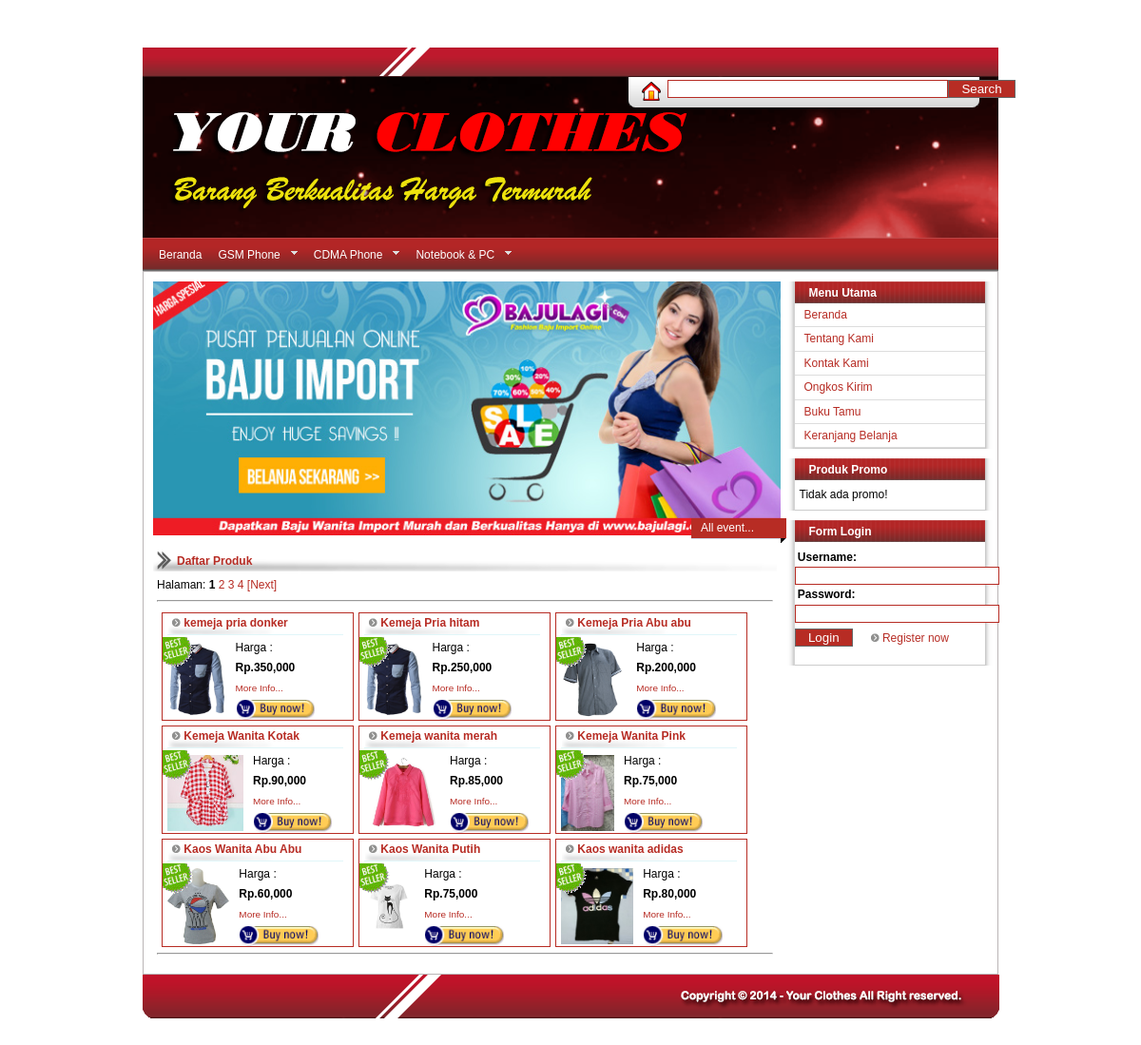
The page / on the database its author committed.
### tables this page shows
CREATE TABLE `menu` (
  `mid` int(11) NOT NULL,
  `mclass` varchar(20) DEFAULT NULL,
  `parent_id` int(11) DEFAULT NULL,
  `mtitel` varchar(64) DEFAULT NULL,
  `murl` varchar(64) DEFAULT NULL,
  `morder` int(11) DEFAULT NULL
);

CREATE TABLE `rotor` (
  `roid` int(11) NOT NULL,
  `roimg` varchar(64) DEFAULT NULL,
  `rotitel` varchar(64) DEFAULT NULL,
  `rokonten` varchar(1000) DEFAULT NULL
);

CREATE TABLE `barang` (
  `bid` int(11) NOT NULL,
  `bnama` varchar(50) NOT NULL,
  `butama` int(11) DEFAULT NULL,
  `bharga` float DEFAULT NULL,
  `bimg` varchar(64) DEFAULT NULL,
  `bcatatan` varchar(1000) DEFAULT NULL,
  `bbes` int(11) DEFAULT NULL,
  `bukuran` varchar(5) DEFAULT NULL,
  `prnama` varchar(64) DEFAULT NULL,
  `parent_id` int(11) DEFAULT NULL
);

### index.php (called while the page is built, shortened)
<?php
	require_once('themes/page.php');
?>

### page/main/main.php (the view, shortened to what this page needs)
<?php
include './././includes/database.php';
?>
<div class="title-content">Daftar Produk</div>
<div id="border">
	<div class='m-content'>
	Halaman: <?php
		$dataPerPage =9;
		if(isset($_REQUEST['pageNum'])){
			$noPage = $_REQUEST['pageNum'];
		}  else {
		   $noPage = 0;
		}
		$query  = mysql_query("SELECT COUNT(bid) as idb FROM barang", $dbconn);
		$data   = mysql_fetch_array($query);
		$jumData = $data['idb'];
		$jumPage = ceil($jumData/$dataPerPage);
		for($page = 1; $page <= $jumPage; $page++) {
         if ((($page >= $_REQUEST['pageNum'] - 2) && ($page <= $_REQUEST['pageNum'] + 2)) || ($page == 1) || ($page == $jumPage)) {
            if ($page == $_REQUEST['pageNum']) echo "<b>".$page."</b> ";
            else echo " <a href='?pageNum=".$page."'>".$page."</a> ";
            $noPage = $page;
         }
		}
		if(isset($_REQUEST['pageNum'])){
			$noPage = $_REQUEST['pageNum'];
		}  else {
		   $noPage = 0;
		   $_REQUEST['pageNum'] = 1;
		}
		$offset =($noPage - 1) * $dataPerPage;
		if ($noPage < $jumPage) echo "<a href='?pageNum=".($_REQUEST['pageNum']+1)."'>[Next]</a>";
    print "<hr>";
    $tsql2 = "SELECT * FROM barang ORDER BY bid DESC LIMIT $dataPerPage OFFSET $offset";
    $stmt2 = mysql_query($tsql2, $dbconn);
	while($row=mysql_fetch_array($stmt2)){
	?>
	    <div id="m-border">
	      <div class="title-mcontent"><img src='./misc/mm.png' alt='mm' width='9'> <?php print $row['bnama'] ?></div>
	      <?php if ($row['bbes']==1){ ?><div class="best"></div> <?php } ?>
	      <table border="0" cellpadding="0" cellspacing="0" class="imgleft">
		  <tr>
			<td rowspan='4'><?php print "<img src=./admin/images/$row[bimg] alt=$row[bnama] height='80'class='m-img'>";?> </td>
			<td>Harga :</td>
		  </tr>
		  <tr><td colspan='2'><h3><?php print "Rp.".number_format($row['bharga']) ?> </h3></td></tr>
		  <tr><td colspan='2'><h5><?php print "<a href='./?n=detail&&bid=$row[bid]'>More Info...</a>" ?> </h5></td></tr>
		  <tr><td colspan='2'><?php print "<a href='./?n=cart_reg&&bid=$row[bid]'><img src=./misc/BuyNow.gif height='22'></a>" ?></td></tr>
	      </table>
	   </div>
	<?php
	}
	?>
	<hr>
	</div>
</div>

### themes/page.php (shortened to what this page needs)
<!DOCTYPE html PUBLIC "-//W3C//DTD XHTML 1.0 Transitional//EN" "http://www.w3.org/TR/xhtml1/DTD/xhtml1-transitional.dtd">
<html xmlns="http://www.w3.org/1999/xhtml">
<head>
    <link rel='stylesheet' href='themes/style.css' type='text/css' />
</head>
<body>
<?php
if (!empty($_GET['n']) && $_GET['n']=='print'){
	require_once('./page/cart/cart_print.php');
} else {
?>
<div id="body-pagecell">
	<div id='body-head'>
		<div class='home'><a href="index.php"><img src='./themes/images/home.png'></a></div>
		<?php include './page/search/search.php'?>
	</div>
	<div id="banner">
	</div>
	<div id="head-menu">
	<?php include './page/menu/h.menu.php'?>
	</div>
	<div id="body-main">
		<div class="main-content">
			<?php if (!empty($page)) { include($page); }?>
		</div>
		<div id="body-right">
			<?php include './page/menu/v.menu.php'?>
			<?php include './page/dropslide/dropslide.php'?>
			<?php include './page/user/user_in.php'?>
		</div>
	</div>
</div>
<div id="body-bottom"></div>
<?php
}
?>
</body>
</html>

### page/search/search.php (shortened to what this page needs)
<div class="search">
	<form method="POST" action="?n=search" >
	<table border='0' cellpadding='0' cellspacing='0' width='260'>
	<tr>
		<td><input type='text' name='search' tabindex='100' size='34' maxlength='32' style="<?php print $mss_bg ?>"></td>
		<td><button name="ssubmit" class="btn">&nbsp;&nbsp;Search&nbsp;&nbsp;</button></td>
	</tr>
	</table>
	</form>
</div>

### page/menu/h.menu.php (shortened to what this page needs)
<?php
function get_menu($data, $parent = 0) {
	static $i = 1;
	$tab = str_repeat("\t\t", $i);
	if (!empty($data[$parent])) {
		$html = "\n$tab<ul>";
		foreach ($data[$parent] as $v) {
			$child = get_menu($data, $v->mid);
			$html .= "\n\t$tab<li>";
			$html .= '<a href="./?n=main&mp='.$parent.$v->murl.'">'.$v->mtitel.'</a>';
			if ($child) {
				$html .= $child;
				$html .= "\n\t$tab";
			}
			$html .= '</li>';
		}
		$html .= "\n$tab</ul>";
		return $html;
	} else {
		return false;
	}
}
$result = mysql_query("SELECT * FROM menu WHERE mclass='h' ORDER BY morder", $dbconn);
while ($row = mysql_fetch_object($result)) {
	$data[$row->parent_id][] = $row;
}
$menu = get_menu($data);
?>
<div id="myjquerymenu" class="jquerycssmenu">
<?php echo $menu; ?>
</div>

### themes/front-page.php
<div id="front-top">
	<?php include './page/rotor/rotor.php'?>
</div>
<div id="front-bottm">
	<?php include './page/main/main.php'?>
</div>

### page/rotor/rotor.php (shortened to what this page needs)
<?php
include './././includes/database.php';
?>
<div id="rm"><a href="./?n=rotorlist">All event...</a></div>
<div class="lnws">
	<?php
	    $qry=mysql_query("SELECT * FROM rotor ORDER BY roid DESC", $dbconn);
		while ($row=mysql_fetch_array($qry)){
		    print "<div class='dev'><a href='./?n=rotor&rn=$row[roid]'><img src='./admin/images/$row[roimg]' title='$row[rotitel]' width='660' height='267'></a></div>";
		}
	?>
</div>

### page/menu/v.menu.php (shortened to what this page needs)
<?php
include './././includes/database.php';
?>
	<div id="border-sd">
	<div id="m-right">
	<div class="title-vmenu">Menu Utama</div>
	<ul id="menu" class="v">
<?php
            $qrytot = mysql_query("SELECT count(*) as totmenu FROM menu WHERE mclass='v'", $dbconn);
			$rowtot = mysql_fetch_array($qrytot);
			$totmn = $rowtot["totmenu"];
				if ($totmn>0) {
				    $qry=mysql_query("SELECT * FROM menu WHERE mclass='v' ORDER BY morder", $dbconn);
					while ($row=mysql_fetch_array($qry)){
						print "<li><a href='./?n=node&np=$row[murl]'>$row[mtitel]</a></li>";
					}
				}
			print "<li><a href='?n=okrmmenu'>Ongkos Kirim</a></li>";
			print "<li><a href='?n=btamu'>Buku Tamu</a></li>";
			print "<li><a href='?n=cart'>Keranjang Belanja</a></li>";
?>
	</ul>
	</div>
	</div>

### page/dropslide/dropslide.php (shortened to what this page needs)
<?php
include './././includes/database.php';
?>
<div id="border-sd">
	<div id="m-right">
		<div class="title-vmenu">Produk Promo</div>
		<div class="d-slide">
		<div class="lnws1">
	<?php
	$qryx = "SELECT IFNULL(COUNT(*),0) as TotBrg FROM barang WHERE butama<>0";
	$resultnum=mysql_query($qryx, $dbconn);
	$row2 = mysql_fetch_array($resultnum);
	$num_row = $row2["TotBrg"];
		if ($num_row>0) {
		    $qrylist = "SELECT * FROM barang WHERE butama<>0";
            $qry = mysql_query($qrylist, $dbconn);
			while ($row=mysql_fetch_array($qry)){
				?>
				<table border="0" cellpadding="0" cellspacing="0" class="imgleft">
					<tr>
						<td rowspan='5'><?php if ($row['bbes']==1){ ?><div class="best"></div> <?php } ?><?php print "<img src=./admin/images/$row[bimg] title='$row[bnama]' height='90'class='m-img'>";?> </td>
						<td>Harga : </td>
					</tr>
					<tr><td colspan='2'><h3><?php print "Rp.".number_format($row['bharga']) ?> </h3></td></tr>
					<tr><td colspan='2'><h3>&nbsp;</h3></td></tr>
					<tr><td colspan='2'><h5><?php print "<a href='./?n=detail&bid=$row[bid]'>More Info...</a>" ?> </h5></td></tr>
					<tr><td colspan='2'><?php print "<a href='./?n=cart_reg&bid=$row[bid]'><img src=./misc/BuyNow.gif height='22'></a>" ?></td></tr>
					<tr><td height='20'></td></tr>
				</table>
	<?php
			}
		} else {
		   echo "Tidak ada promo!";
		}
	?>
		</div>
		</div>
	</div>
</div>

### page/user/user_in.php (shortened to what this page needs)
<?php
if (!empty($_SESSION['loggedin']) && isset($_SESSION['loggedin'])){}
else if (!empty($_GET['n']) && (($_GET['n']=='user_reg') or ($_GET['n']=='cart'))){}
	else {
?>
<div id="border-sd">
	<div id="m-right">
	<div class="title-vmenu">Form Login</div>
	<form method="POST" action="<?php print $_SERVER['REQUEST_URI']; ?>" >
	<table border='0' cellpadding='0' cellspacing='0'>
		<tr><td colspan='2' height='6'></td></tr>
		<tr><td colspan='2'><b>&nbsp;Username:&nbsp;</b><?php if(!empty($mss_luname)) { print $mss_luname; } ?></td></tr>
		<tr><td colspan='2'><input type='text' name='lunama' tabindex='1' size='24' maxlength='16' style="<?php print $mss_bg ?>"></td></tr>
		<tr><td colspan='2'><b>&nbsp;Password:&nbsp;</b><?php if(!empty($mss_lpasswd)) { print $mss_lpasswd; } ?></td></tr>
		<tr><td colspan='2'><input type='password' name='lpasswd' tabindex='2' size='24' maxlength='32' style="<?php print $mss_bg ?>"></td></tr>
		<tr><td colspan='2' height='6'></td></tr>
		<tr>
		<td width='80'><button name="submit" tabindex='3' class="btn">&nbsp;&nbsp;Login&nbsp;&nbsp;</button></td>
		<td><img src='./misc/mm.png' alt='mm' width='9'> <a href="?n=user_reg" style="color:#b72c24" onmouseover="this.style.color='#ff0000'"
			onmouseout="this.style.color='#b72c24'">Register now</a></td>
		</tr>
		<tr><td colspan='2' height='6'></td></tr>
	</table>
	</form>
	</div>
	</div>
<?php } ?>

### themes/style.css (style rules this page uses)
body { font: 12px/170% tahoma, Helvetica, sans-serif; color:#000000; margin: 50px; padding: 0px; background:url('images/bg-br.jpeg'); border:0; }
#body-pagecell { position: relative; margin: 0 auto; width: 900px; min-width:700px; background:#fff; }
#body-bottom { position: relative; margin: 0 auto; width: 901px; min-width:700px; }
#body-head { position: absolute; height: 63px; width: 900px; background-image: url('images/top-header-a.png'); z-index:1000; }
#banner { height: 200px; background-image: url('images/bgweb.png'); }
#head-menu { position: relative; height: 35px; background-image: url('images/topmenu_mid.png'); z-index:1000; }
#body-main { padding:0; margin:0; border:solid 1px #BAB5B6; }
#body-right { float: left; width: 220px; margin:10px 0 0 0; }
#border-sd { width: 220px; background-image: url('images/border-sd.png'); }
#m-right { margin:0 0 10px 9px; width: 200px; border-bottom:solid 1px #ccc; }
.title-vmenu { height: 21px; font-weight: bold; color:#fff; padding: 2px 0 0 15px; background-image: url('images/title-vmenu.png') }
.title-content { height: 21px; font-weight: bold; color:#b72c24; padding: 2px 0 0 25px; background-image: url('images/title-content.png') }
.title-mcontent { height: 22px; font-weight: bold; color:#b72c24; padding: 0px 0 0 5px; margin:0 10px 2px 5px; background-image:url('images/title-mcontent.png'); background-repeat: repeat-Y; border-bottom:solid 1px #E1F6F9; }
.main-content { float:left; width:73%; margin:10px 10px 10px 10px; }
.m-content { margin:4px; }
#body-bottom { height: 46px; background-image: url('images/inf-footer1.png'); }
.home { position:absolute; height: 20px; width: 24px; top:36px; left:525px; }
#border { border:solid 0px #E1F6F9; margin-bottom:10px; }
.btn { color:fff; border: 1px solid #666; background-color:#b72c24; }
img { border:none; }
.m-img { float: left;margin:5px 10px 2px 5px; }
td { font: 12px/170% tahoma, Helvetica, sans-serif; }
a:link, a:visited { color:#b72c24; text-decoration: none; }
h1, h2, h3, h4, h5, h6 { margin: 0; padding: 0; font-weight: normal; font-family: Tahoma, Helvetica, sans-serif; }
h3 { font-size:1em; font-weight:bold; }

### page/search/search.php (style rules this page uses)
.search { position:absolute; height: 20px; width: 24px; top:34px; left:552px; }

### page/menu/h.menu.php (style rules this page uses)
.jquerycssmenu { padding: 3px 0 0 10px; }
.jquerycssmenu ul { margin: 0; padding: 0; list-style-type: none; }
.jquerycssmenu ul li { position: relative; display: inline; float: left; }
.jquerycssmenu ul li a { display: block; padding: 5px 7px 6px 7px; margin-right: 3px; color: #fff; text-decoration: none; }

### page/rotor/rotor.php (style rules this page uses)
#rm { position: absolute; margin:249px 0 0 566px; padding:0 10px 0 10px; width: 80px; height: 26px; z-index:99;background-image: url('./themes/images/read_m.png'); }
#rm a { color:#fff;text-decoration: none; }
.lnws { position: relative; width: 670px; height: 272px; margin:0 0 10px 0;overflow: hidden; }

### page/main/main.php (style rules this page uses)
#m-border { float: left;width: 200px; margin:5px 0 0 5px; border:solid 1px #b72c24; }
.best { position: absolute;width: 32px;height:32px;background-image: url('misc/BestSeller.gif'); }

### page/menu/v.menu.php (style rules this page uses)
ul.v { position: relative; list-style: none; margin:0px;padding: 0px 0 0 0px;z-index:0; }
ul.v li { background: none; }
ul.v a:visited, ul.v a:link { color: #b72c24; text-decoration:none; }
ul.v li a { display: block; padding:2px 0 2px 10px; border-bottom: 1px solid #ddd;color: #222; }

### page/dropslide/dropslide.php (style rules this page uses)
.d-slide { margin:5px; }
.best { position: absolute;width: 32px;height:32px;background-image: url('misc/BestSeller.gif'); }

### page/user/user_in.php (style rules this page uses)
input { border:solid 1px #b72c24; }

### rows shown on the page
menu: mtitel "Beranda"
menu: mtitel "GSM Phone"
menu: mtitel "CDMA Phone"
menu: mtitel "Notebook & PC"
rotor: roimg (picture)
barang: bnama "kemeja pria donker", bbes 1 (drawn), bimg (picture), bharga "350,000"
barang: bnama "Kemeja Pria hitam", bbes 1 (drawn), bimg (picture), bharga "250,000"
barang: bnama "Kemeja Pria Abu abu", bbes 1 (drawn), bimg (picture), bharga "200,000"
barang: bnama "Kemeja Wanita Kotak", bbes 1 (drawn), bimg (picture), bharga "90,000"
barang: bnama "Kemeja wanita merah", bbes 1 (drawn), bimg (picture), bharga "85,000"
barang: bnama "Kemeja Wanita Pink", bbes 1 (drawn), bimg (picture), bharga "75,000"
barang: bnama "Kaos Wanita Abu Abu", bbes 1 (drawn), bimg (picture), bharga "60,000"
barang: bnama "Kaos Wanita Putih", bbes 1 (drawn), bimg (picture), bharga "75,000"
barang: bnama "Kaos wanita adidas", bbes 1 (drawn), bimg (picture), bharga "80,000"
menu: mtitel "Beranda"
menu: mtitel "Tentang Kami"
menu: mtitel "Kontak Kami"
